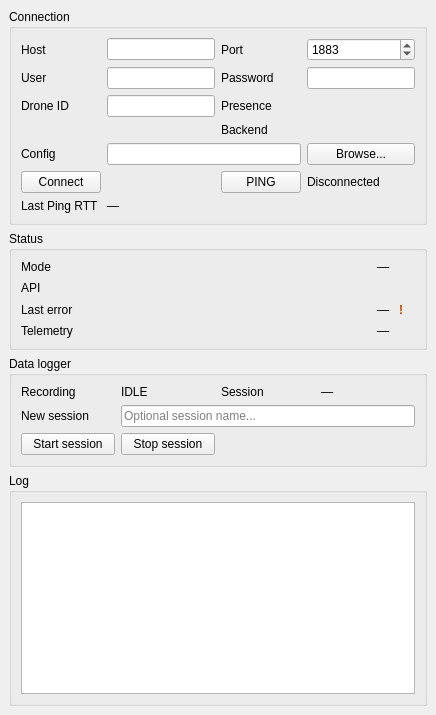
<?xml version="1.0" encoding="UTF-8"?>
<ui version="4.0">
 <class>MainWindow</class>
 <widget class="QMainWindow" name="MainWindow">
  <property name="windowTitle">
   <string>IronSoft GCS – MQTT MVP</string>
  </property>
  <widget class="QWidget" name="centralwidget">
   <layout class="QVBoxLayout" name="verticalLayout">
    <item>
     <widget class="QGroupBox" name="groupConnection">
      <property name="title">
       <string>Connection</string>
      </property>
      <layout class="QGridLayout" name="gridLayout">
       <item row="0" column="0">
        <widget class="QLabel" name="labelHost">
         <property name="text"><string>Host</string></property>
        </widget>
       </item>
       <item row="0" column="1">
        <widget class="QLineEdit" name="editHost"/>
       </item>
       <item row="0" column="2">
        <widget class="QLabel" name="labelPort">
         <property name="text"><string>Port</string></property>
        </widget>
       </item>
       <item row="0" column="3">
        <widget class="QSpinBox" name="spinPort">
         <property name="minimum"><number>1</number></property>
         <property name="maximum"><number>65535</number></property>
         <property name="value"><number>1883</number></property>
        </widget>
       </item>

       <item row="1" column="0">
        <widget class="QLabel" name="labelUser">
         <property name="text"><string>User</string></property>
        </widget>
       </item>
       <item row="1" column="1">
        <widget class="QLineEdit" name="editUser"/>
       </item>
       <item row="1" column="2">
        <widget class="QLabel" name="labelPass">
         <property name="text"><string>Password</string></property>
        </widget>
       </item>
       <item row="1" column="3">
        <widget class="QLineEdit" name="editPass">
         <property name="echoMode"><enum>QLineEdit::Password</enum></property>
        </widget>
       </item>

       <item row="2" column="0">
        <widget class="QLabel" name="labelDroneId">
         <property name="text"><string>Drone ID</string></property>
        </widget>
       </item>
       <item row="2" column="1">
        <widget class="QLineEdit" name="editDroneId"/>
       </item>

       <item row="2" column="2">
        <widget class="QLabel" name="labelPresence">
         <property name="text"><string>Presence</string></property>
        </widget>
       </item>
       <item row="2" column="3">
        <widget class="QLabel" name="ledPresence"/>
       </item>

       <item row="3" column="2">
        <widget class="QLabel" name="labelBackend">
         <property name="text"><string>Backend</string></property>
        </widget>
       </item>
       <item row="3" column="3">
        <widget class="QLabel" name="ledBackend">
         <property name="objectName"><string>ledBackend</string></property>
        </widget>
       </item>

       <item row="4" column="0">
        <widget class="QLabel" name="labelConfigPath">
         <property name="text"><string>Config</string></property>
        </widget>
       </item>
       <item row="4" column="1" colspan="2">
        <widget class="QLineEdit" name="editConfigPath">
         <property name="readOnly"><bool>true</bool></property>
        </widget>
       </item>
       <item row="4" column="3">
        <widget class="QPushButton" name="btnBrowseConfig">
         <property name="text"><string>Browse...</string></property>
        </widget>
       </item>

       <item row="5" column="0">
        <widget class="QPushButton" name="btnConnect">
         <property name="text"><string>Connect</string></property>
        </widget>
       </item>
       <item row="5" column="1">
        <spacer name="horizontalSpacer">
         <property name="orientation"><enum>Qt::Horizontal</enum></property>
         <property name="sizeHint" stdset="0">
          <size>
           <width>40</width>
           <height>20</height>
          </size>
         </property>
        </spacer>
       </item>
       <item row="5" column="2">
        <widget class="QPushButton" name="btnPing">
         <property name="text"><string>PING</string></property>
        </widget>
       </item>
       <item row="5" column="3">
        <widget class="QLabel" name="labelConnState">
         <property name="text"><string>Disconnected</string></property>
        </widget>
       </item>

       <item row="6" column="0">
        <widget class="QLabel" name="labelPingRttTitle">
         <property name="text"><string>Last Ping RTT</string></property>
        </widget>
       </item>
       <item row="6" column="1" colspan="2">
        <widget class="QLabel" name="labelPingRttValue">
         <property name="text"><string>—</string></property>
        </widget>
       </item>

      </layout>
     </widget>
    </item>

    <item>
     <widget class="QGroupBox" name="groupStatus">
      <property name="title">
       <string>Status</string>
      </property>
      <layout class="QGridLayout" name="gridLayoutStatus">
       <item row="0" column="0">
        <widget class="QLabel" name="labelModeTitle">
         <property name="text"><string>Mode</string></property>
        </widget>
       </item>
       <item row="0" column="1">
        <widget class="QLabel" name="labelModeValue">
         <property name="text"><string>—</string></property>
        </widget>
       </item>

       <item row="1" column="0">
        <widget class="QLabel" name="labelApiTitle">
         <property name="text"><string>API</string></property>
        </widget>
       </item>
       <item row="1" column="1">
        <widget class="QLabel" name="ledApi">
         <property name="minimumSize">
          <size>
           <width>16</width>
           <height>16</height>
          </size>
         </property>
         <property name="maximumSize">
          <size>
           <width>16</width>
           <height>16</height>
          </size>
         </property>
        </widget>
       </item>

       <item row="2" column="0">
        <widget class="QLabel" name="labelErrorTitle">
         <property name="text"><string>Last error</string></property>
        </widget>
       </item>
       <item row="2" column="1">
        <widget class="QLabel" name="labelErrorValue">
         <property name="text"><string>—</string></property>
         <property name="wordWrap"><bool>true</bool></property>
        </widget>
       </item>
       <item row="2" column="2">
        <widget class="QLabel" name="iconError">
         <property name="text"><string>!</string></property>
         <property name="visible"><bool>false</bool></property>
         <property name="styleSheet"><string notr="true">QLabel#iconError{color:#B34700;font-weight:bold;}</string></property>
         <property name="minimumSize">
          <size>
           <width>16</width>
           <height>16</height>
          </size>
         </property>
         <property name="maximumSize">
          <size>
           <width>16</width>
           <height>16</height>
          </size>
         </property>
        </widget>
       </item>
      <item row="3" column="0">
       <widget class="QLabel" name="labelTelemetryTitle">
        <property name="text"><string>Telemetry</string></property>
       </widget>
      </item>
      <item row="3" column="1">
       <widget class="QLabel" name="labelTelemetryValue">
        <property name="objectName"><string>labelTelemetryValue</string></property>
        <property name="text"><string>—</string></property>
       </widget>
      </item>
      </layout>
     </widget>
    </item>

    <item>
     <widget class="QGroupBox" name="groupLogger">
      <property name="title">
       <string>Data logger</string>
      </property>
      <layout class="QGridLayout" name="gridLayoutLogger">
       <item row="0" column="0">
        <widget class="QLabel" name="labelRecordingTitle">
         <property name="text"><string>Recording</string></property>
        </widget>
       </item>
       <item row="0" column="1">
        <widget class="QLabel" name="labelRecordingValue">
         <property name="objectName"><string>labelRecordingValue</string></property>
         <property name="text"><string>IDLE</string></property>
        </widget>
       </item>
       <item row="0" column="2">
        <widget class="QLabel" name="labelSessionTitle">
         <property name="text"><string>Session</string></property>
        </widget>
       </item>
       <item row="0" column="3">
        <widget class="QLabel" name="labelSessionValue">
         <property name="text"><string>—</string></property>
        </widget>
       </item>
       <item row="1" column="0">
        <widget class="QLabel" name="labelSessionInput">
         <property name="text"><string>New session</string></property>
        </widget>
       </item>
       <item row="1" column="1" colspan="3">
        <widget class="QLineEdit" name="editSessionName">
         <property name="placeholderText"><string>Optional session name...</string></property>
        </widget>
       </item>
       <item row="2" column="0">
        <widget class="QPushButton" name="btnLoggerStart">
         <property name="text"><string>Start session</string></property>
        </widget>
       </item>
       <item row="2" column="1">
        <widget class="QPushButton" name="btnLoggerStop">
         <property name="text"><string>Stop session</string></property>
        </widget>
       </item>
      </layout>
     </widget>
    </item>

    <item>
     <widget class="QGroupBox" name="groupLog">
      <property name="title"><string>Log</string></property>
      <layout class="QVBoxLayout" name="verticalLayout_2">
       <item>
        <widget class="QTextEdit" name="textLog">
         <property name="readOnly"><bool>true</bool></property>
        </widget>
       </item>
      </layout>
     </widget>
    </item>

   </layout>
  </widget>
 </widget>
 <resources/>
 <connections/>
</ui>
